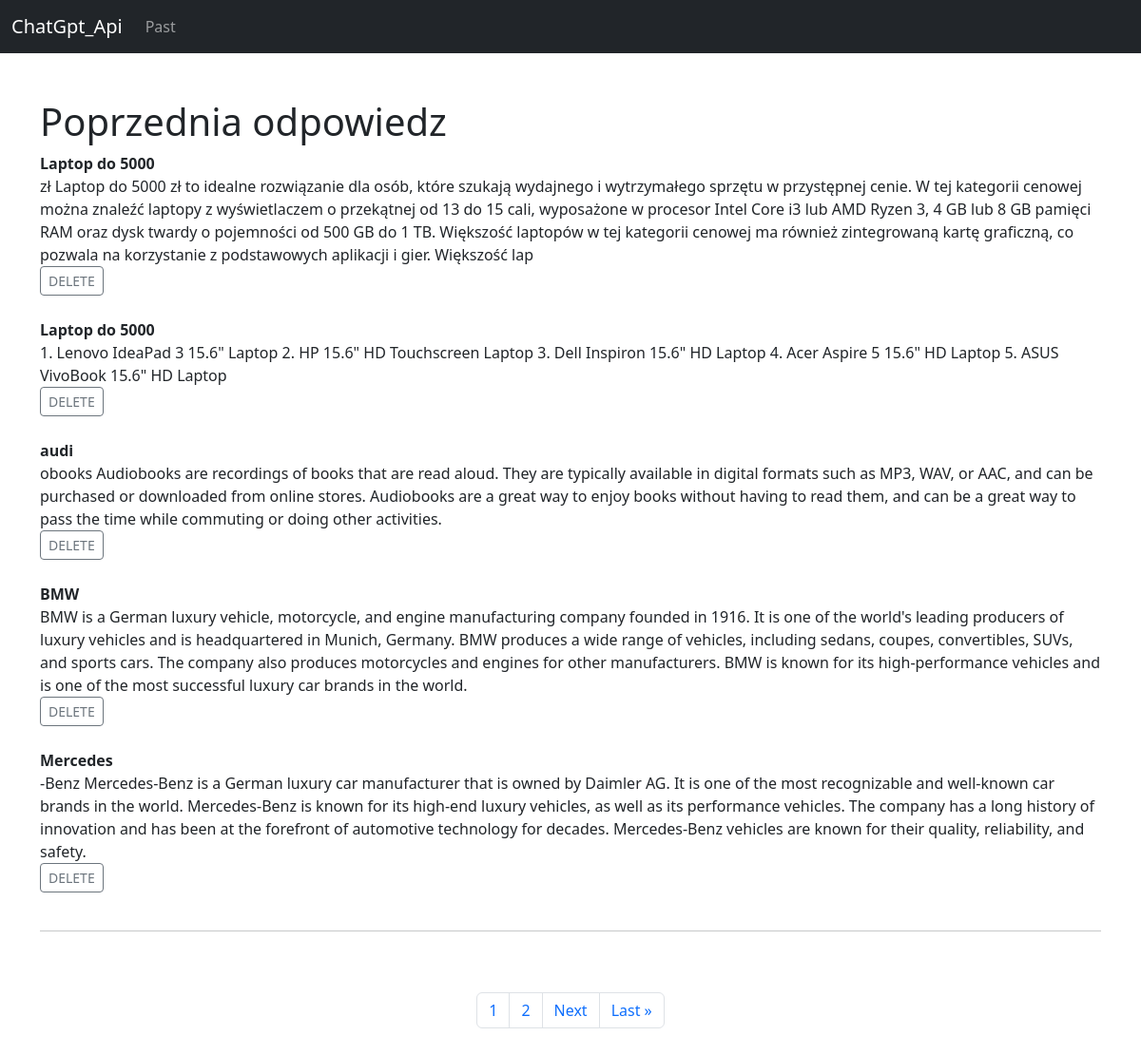
The page /past on the database its author committed.
### chat_api/models.py (models this page shows, shortened)
class Past(models.Model):
    question = models.CharField(max_length=250)
    answer = models.TextField(max_length=7000)

### chat_api/views.py (the view)
# urls.py: path('past', views.past, name="past"),
def past(request):
    p = Paginator(Past.objects.all(),5)
    page = request.GET.get('page')
    pages = p.get_page(page)
    past = Past.objects.all()
    nums = "a" * pages.paginator.num_pages
    return render(request, 'past.html', {"past":past,"pages":pages,"nums":nums})

### chat_api/templates/past.html (shortened to what this page needs)
{% extends 'base.html' %}
{% block content %}
<h1>Poprzednia odpowiedz</h1>
{% if past %}
    {% for thing in pages %}
        <strong>{{thing.question}}</strong><br/>
        {{thing.answer}}<br/>
        <a href="{% url 'delete_past' thing.id %}" class="btn btn-outline-secondary btn-sm">DELETE</a>
<br/><br/>
    {% endfor %}
{% endif %}
<hr><br/><br/>
<nav aria-label="Page navigation example">
  <ul class="pagination justify-content-center ">
    {% for i in nums %}
    <li class="page-item"><a class="page-link" href="?page={{ forloop.counter }}">{{ forloop.counter }} </a></li>
    {% endfor %}
    {% if pages.has_next %}
    <li class="page-item"><a class="page-link" href="?page={{ pages.next_page_number }}">Next</a></li>
    <li class="page-item"><a class="page-link" href="?page={{pages.paginator.num_pages}}">Last &raquo;</a></li>
    {% endif %}
  </ul>
</nav>
<br/><br/>
{% endblock %}

### chat_api/templates/base.html (shortened to what this page needs)
<!doctype html>
<html lang="en">
  <head>
    <link href="https://cdn.jsdelivr.net/npm/bootstrap@5.3.0-alpha3/dist/css/bootstrap.min.css" rel="stylesheet">
  </head>
  <body>
    {% include 'navbar.html' %}
    <br/>
    <div class="container">
    <br/>
    {% block content %}
    {% endblock %}
    </div>
  </body>
</html>

### chat_api/templates/navbar.html (shortened to what this page needs)
<nav class="navbar navbar-expand-lg navbar-dark bg-dark">
  <div class="container-fluid">
    <a class="navbar-brand" href="{% url 'home' %}">ChatGpt_Api</a>
    <div class="collapse navbar-collapse" id="navbarSupportedContent">
      <ul class="navbar-nav me-auto mb-2 mb-lg-0">
        <li class="nav-item">
          <a class="nav-link" href="{% url 'past' %}">Past</a>
        </li>
      </ul>
    </div>
  </div>
</nav>

### rows shown on the page
Past: question "Laptop do 5000", answer "zł Laptop do 5000 zł to idealne rozwiązanie dla osób, które szukają wydajnego i wytrzymałego sprzętu w przystępnej cenie. W tej kategorii cenowej można znaleźć laptopy z wyświetlaczem o przekątnej od 13 do 15 cali, wyposażone w procesor Intel Core i3 lub AMD Ryzen 3, 4 GB lub 8 GB pamięci RAM oraz dysk twardy o pojemności od 500 GB do 1 TB. Większość laptopów w tej kategorii cenowej ma również zintegrowaną kartę graficzną, co pozwala na korzystanie z podstawowych aplikacji i gier. Większość lap"
Past: question "Laptop do 5000", answer "1. Lenovo IdeaPad 3 15.6\" Laptop 2. HP 15.6\" HD Touchscreen Laptop 3. Dell Inspiron 15.6\" HD Laptop 4. Acer Aspire 5 15.6\" HD Laptop 5. ASUS VivoBook 15.6\" HD Laptop"
Past: question "audi", answer "obooks Audiobooks are recordings of books that are read aloud. They are typically available in digital formats such as MP3, WAV, or AAC, and can be purchased or downloaded from online stores. Audiobooks are a great way to enjoy books without having to read them, and can be a great way to pass the time while commuting or doing other activities."
Past: question "BMW", answer "BMW is a German luxury vehicle, motorcycle, and engine manufacturing company founded in 1916. It is one of the world's leading producers of luxury vehicles and is headquartered in Munich, Germany. BMW produces a wide range of vehicles, including sedans, coupes, convertibles, SUVs, and sports cars. The company also produces motorcycles and engines for other manufacturers. BMW is known for its high-performance vehicles and is one of the most successful luxury car brands in the world."
Past: question "Mercedes", answer "-Benz Mercedes-Benz is a German luxury car manufacturer that is owned by Daimler AG. It is one of the most recognizable and well-known car brands in the world. Mercedes-Benz is known for its high-end luxury vehicles, as well as its performance vehicles. The company has a long history of innovation and has been at the forefront of automotive technology for decades. Mercedes-Benz vehicles are known for their quality, reliability, and safety."
